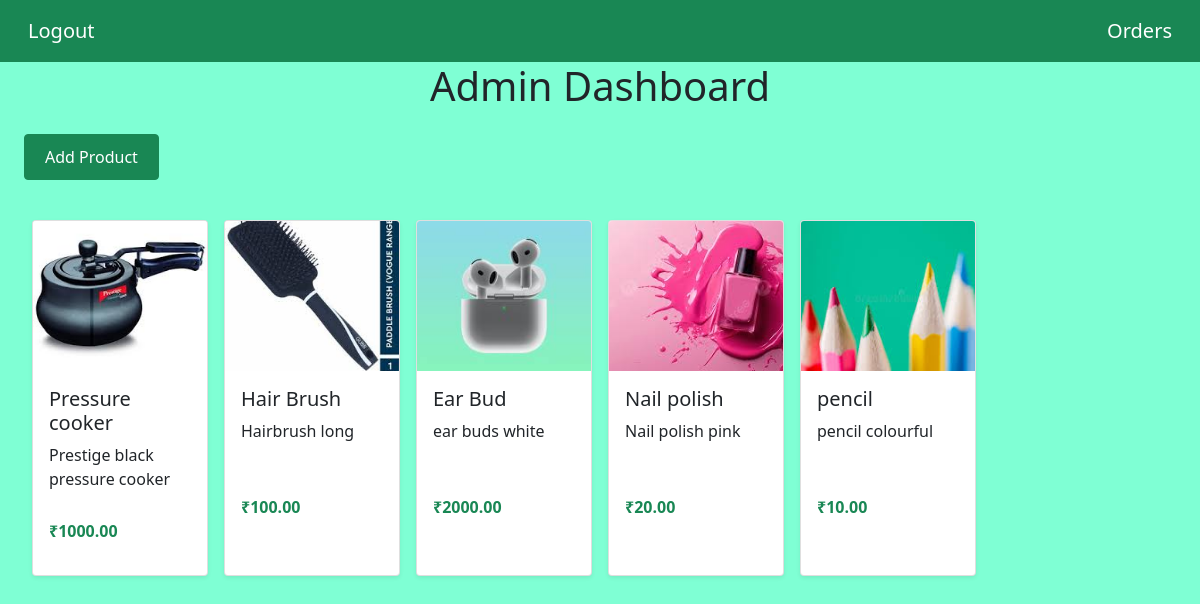
The page /admin_dashboard/ (signed in) on the database its author committed.
### purchase/models.py (models this page shows, shortened)
class Product(models.Model):
    name = models.CharField(max_length=100,unique=True)
    description = models.TextField(blank=True)
    price = models.DecimalField(max_digits=10, decimal_places=2)
    image= models.ImageField(upload_to='product_images',null=True,blank=True)

### purchase/views.py (the view)
# urls.py: path('admin_dashboard/', views.admin_dashboard,name='admin_dashboard'),
@login_required
def admin_dashboard(request):
    prods = Product.objects.all()
    return render(request,'admin_dashboard.html', context={'products':prods})

### templates/admin_dashboard.html (shortened to what this page needs)
<!DOCTYPE html>
<html lang="en">
<head>
    <link href="https://cdn.jsdelivr.net/npm/bootstrap@5.0.2/dist/css/bootstrap.min.css" rel="stylesheet"
>
</head>
<body>
    <nav class="navbar bg-success">
        <div class="container-fluid">
            <ul class="nav fs-5">
                <li class="nav-item"><a class="nav-link active text-white" href="{% url 'logout' %}">Logout</a></li>
            </ul>
            <ul class="nav fs-5">
                <li class="nav-item"><a class="nav-link text-white" href="{% url 'admin_orders' %}">Orders</a></li>
            </ul>
        </div>
    </nav>
    <h1 class="text-center mb-4">Admin Dashboard</h1>
    <a href="{% url 'add_product' %}" class="btn btn-success add_btn ms-4">Add Product</a>
    <div class="row g-3 m-4">
        {% for product in products %}
        <div class="col-md-2 d-flex">
            <div class="card shadow-sm w-100 h-100">
                <img src="{{ product.image.url }}" class="card-img-top fixed-img">
                <div class="card-body d-flex flex-column">
                    <h5 class="card-title">{{ product.name }}</h5>
                    <p class="card-text flex-grow-1" style="min-height:60px; max-height:60px; overflow:hidden;">
                        {{ product.description }}
                    </p>
                    <p class="fw-bold text-success">₹{{ product.price }}</p>
                </div>
            </div>
        </div>
        {% endfor %}
    </div>
</body>
</html>

### templates/admin_dashboard.html (style rules this page uses)
body { background-color:aquamarine; }
.fixed-img { height: 150px; object-fit: cover; width: 100%; }
.add_btn { padding: 10px 20px; }

### rows shown on the page
Product: image (picture), name "Pressure cooker", description "Prestige black pressure cooker", price "1000.00"
Product: image (picture), name "Hair Brush", description "Hairbrush long", price "100.00"
Product: image (picture), name "Ear Bud", description "ear buds white", price "2000.00"
Product: image (picture), name "Nail polish", description "Nail polish pink", price "20.00"
Product: image (picture), name "pencil", description "pencil colourful", price "10.00"
